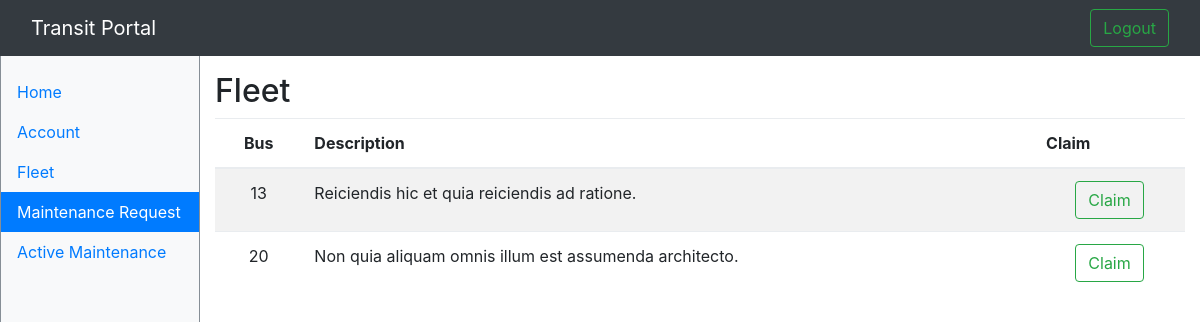
Page /mechanic/mechanic_pending.php on the committed database.
### tables this page shows
CREATE TABLE `maintenance` (
  `maintenanceID` int(11) NOT NULL,
  `busID` int(11) NOT NULL,
  `maintItem` varchar(255) NOT NULL,
  `complete` tinyint(4) DEFAULT NULL,
  `employeeID` int(11) DEFAULT NULL
);

### data/maintenance.php (called while the page is built, shortened)
<?php
require_once('database.php');
function getAllPending() {
    global $db;
    $stmt = $db->prepare('SELECT * FROM Maintenance WHERE employeeID IS NULL');
    $stmt->execute();
    $jobs = $stmt->fetchAll();
    return $jobs;
}

### mechanic/mechanic_pending.php (the view, shortened to what this page needs)
<?php
require_once('../data/maintenance.php');
$jobs = getAllPending();
?>
<!DOCTYPE html>
<html lang="en">
<head>
    <link rel="stylesheet" type="text/css" href="../css/bootstrap.css">
    <link rel="stylesheet" type="text/css" href="../css/dashboard.css">
    <link rel="stylesheet" type="text/css" href="../css/sticky-footer.css">
</head>
<body>
<?php include("mechanic_header.php"); ?>
<div class="container-fluid">
    <div class="row">
        <?php include("mechanic_sidebar.php"); ?>
        <main class="col-sm-9 ml-sm-auto col-md-10 pt-3">
            <div class="row justify-content-between" style="padding-right: 15px">
                <h2 class="col-5">Fleet</h2>
            </div>
            <div class="table-responsive">
                <table class="table table-striped">
                    <thead>
                    <tr>
                        <th class="text-center">Bus</th>
                        <th class="text-justify">Description</th>
                        <th>Claim</th>
                    </tr>
                    </thead>
                    <tbody>
                    <?php foreach($jobs as $job) {
                        echo '<tr> <form method="post" action="#">
                        <td class="text-center">' . $job['busID'] . '</td>
                        <td>' . $job['maintItem'] . '</td>
                        <td class="text-center">
                                <input type="hidden" name="maintID" value="'.$job['maintenanceID'].'"/>
                                <input type="hidden" name="busID" value="'.$job['busID'].'"/>
                                <button class="btn btn-outline-success my-2 my-sm-0" name="action" value="claim">Claim</button>
                        </td>
                        </form>
                    </tr>';
                    }?>
                    </tbody>
                </table>
            </div>
        </main>
    </div>
</div>
</body>
</html>

### css/dashboard.css (style rules this page uses)
body { padding-top: 3.5rem; }

### css/sticky-footer.css (style rules this page uses)
html { position: relative; min-height: 100%; }
body { margin-bottom: 60px; }

### rows in the picture
maintenance: busID "13", maintItem "Reiciendis hic et quia reiciendis ad ratione."
maintenance: busID "20", maintItem "Non quia aliquam omnis illum est assumenda architecto."
